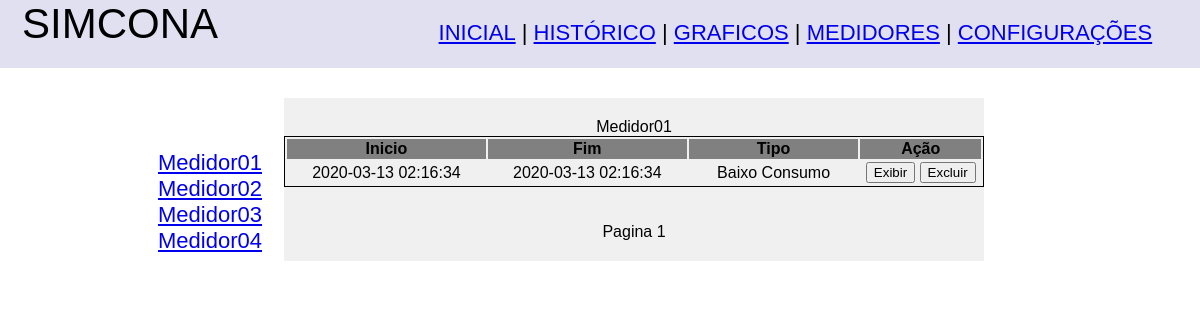
/exibeanotacoes.php, run on the app's committed database.
### tables this page shows
CREATE TABLE Medidor (
id INT AUTO_INCREMENT PRIMARY KEY ,
nome VARCHAR(255),
topico VARCHAR(255),
descricao VARCHAR(512),
fator DECIMAL(4,3)
);

CREATE TABLE Anotacao (
id BIGINT AUTO_INCREMENT PRIMARY KEY,
horaInicio DATETIME,
horaFim DATETIME,
tipoAnotacao INT,
idMedidor INT,
modelado BOOLEAN DEFAULT FALSE,
FOREIGN KEY(tipoAnotacao) REFERENCES TipoAnotacao (idTipo),
FOREIGN KEY(idMedidor) REFERENCES Medidor (id)
);

CREATE TABLE TipoAnotacao (
idTipo INT PRIMARY KEY,
nome VARCHAR(255)
);

### html/cntrl/medidorfcn.php (called while the page is built, shortened)
<?php
function buscaMedidores()
	{
	$pdo = Banco::obterConexao();
	$statement = $pdo->prepare("SELECT * FROM Medidor ORDER BY id asc;");
	$statement->execute();
	return($statement->fetchAll());
	}

### html/cntrl/anotacao.php (called while the page is built, shortened)
<?php
function retornaTiposAnotacao()
	{
	$pdo = Banco::obterConexao();
	$statement = $pdo->prepare("SELECT idTipo, nome  FROM tipoAnotacao");
	$statement->execute();
	return($statement->fetchAll());
	}
function retornaAnotacoes($pagina, $medidorAnotacao)
	{
	$pdo = Banco::obterConexao();
	$statement = $pdo->prepare("SELECT id, horaInicio, horaFim, tipoAnotacao FROM Anotacao WHERE idMedidor = ".$medidorAnotacao." ORDER BY id ASC LIMIT ".(($pagina-1)*15).", 15");
	$statement->execute();
	return($statement->fetchAll());
	}
?>

### html/exibeanotacoes.php (the view, shortened to what this page needs)
<!DOCTYPE html>
<html>
<head>
	<link rel="stylesheet" type="text/css" href="reset.css">
	<link rel="stylesheet" type="text/css" href="css.css">
</head>
<body>
<?php
	require_once('cntrl/medidorfcn.php');
	require_once('cntrl/anotacao.php');
?>
<center>
	<div class="corpo">
		<?php
			$paginaatual = 1;
			$todosMedidores = buscaMedidores();
			$medidorAtual = $todosMedidores[0]['id'];
			$tiposdeanotacao = retornaTiposAnotacao();
			?>
				<div class="menuesquerda"><br><br>
					<?php
					for ($i=0; $i < (count($todosMedidores)); $i++) {
					?>
					<a href="exibeanotacoes.php?medidor=<?php echo $todosMedidores[$i]['id']; ?>">
					<?php echo $todosMedidores[$i]['nome'];?>
					</a><br><?php
					}?>
				</div>
		<center>
			<div class="anotacoes"><?php echo $todosMedidores[$medidorAtual - 1]['nome']; ?>
				<table class="anotacoes">
					<tr >
						<th class="anotacao">Inicio</td>
						<th class="anotacao">Fim</td>
						<th class="anotacao">Tipo</td>
						<th class="anotacao">Ação</td>
					</tr>
				<?php
				$anotacoes = retornaAnotacoes($paginaatual, $medidorAtual);
				foreach ($anotacoes as &$anotacao)
					{
					?>
					<tr>
						<form method="post" action="graficoanotacao.php?medidor=<?php echo $medidorAtual ?>">
							<td class="horario"><?php echo $anotacao['horaInicio']; ?></td>
							<td class="horario"><?php echo $anotacao['horaFim']; ?></td>
							<td class="tipoanotacao"><?php echo $tiposdeanotacao[($anotacao['tipoAnotacao'])]['nome']; ?></td>
							<td class="acao"><button type="submit" name="exibir" value="<?php echo $anotacao['id']; ?>">Exibir</button>
							<button type="submit" name="excluir" value="<?php echo $anotacao['id']; ?>">Excluir</button>
							</td>
						</form>
					</tr>
					<?php
					}
				?>
				</table>
				<center>
				<br><br>
				<?php
				echo "Pagina ".($paginaatual);
				?>
				</center>
			</div>
		</center>
	</div>
</body>
</html>

### html/css.css (style rules this page uses)
div { font-family:helvetica; }
div.supbar { width: 100%; height: 68px; border: 0px solid #730021; background-color:#E0E0F0; }
div.logo { float: left; width: 20%; height: 60px; margin: auto; border: 0px solid #73AD21; font-size:42px; }
div.menu { float: right; font-size:22px; height: 40px; width: 70%; margin: auto; border: 0px solid #73AD21; padding-top:20px; }
div.anotacoes { border: 0px solid #ffaa00; height: 100%; width: 700px; float: right; margin-top:30px; margin-right:10%; padding-top:20px; padding-bottom:20px; position:relative; background-color: #f0f0f0; }
div.corpo { border: 0px solid #ff0000; height: 100%; width: 80%; display: table; }
div.menuesquerda { font-size:22px; border: 0px solid #ffaa00; height: 500px; width: 130px; float: left; padding-top:30px; padding-left:5px; margin-left:20px; }
table.anotacoes { border: 1px solid black; }
td.tipoanotacao { width: 170px; text-align:center; }
td.horario { width: 200px; text-align:center; }
td.acao { width: 120px; text-align:center; }
th.anotacao { background-color:gray; }
ul#menuh li { display:inline; }

### data on the page
medidor: nome "Medidor01"
medidor: nome "Medidor02"
medidor: nome "Medidor03"
medidor: nome "Medidor04"
anotacao: horaInicio "2020-03-13 02:16:34", horaFim "2020-03-13 02:16:34", tipoAnotacao.nome "Baixo Consumo", $anotacao['id'] 1 (drawn)

### other printed values
$paginaatual "1"
